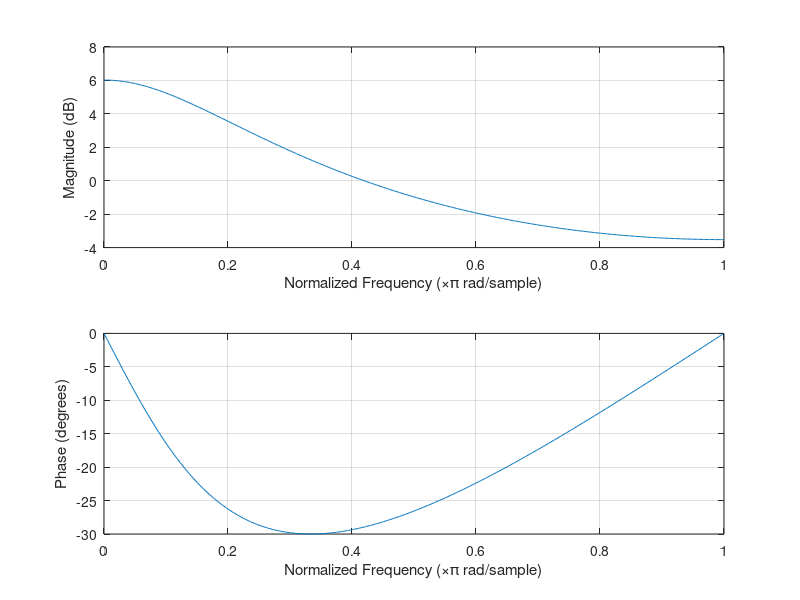

Here is the MATLAB script that generated this plot:
%instructions: 
%Run 'init.m'. This gives a signal of noise and two filtered versions of this
%signal.
%
%Then use functions 'acf_est' and 'psd_est' to estimate ACF and PSD
%of a signal.
%Use 'per_avg' to produce an averaged periodogram for a signal.


global n N t tl k K count theta theta0;

tl = 10; %i'm setting the length in time of noise-signal to tl seconds.

count = 0;
N = 2^16; %set to 2^16 for demo
t = (0:1:N-1);
k = (-N/2:1:N/2-1);
n = t;
% % k = t;
% h = exp(-t); %first order filter in the time-domainx
% fs = N / tl; % sampling frequency.. ??
% cutoff = 0.25;

freq = 0 : 2*pi / N : 2*pi - (2*pi) / N; %normalized frequency vector ( ?? rad/s)(???)
normfreq = freq / (2 * pi);
R0 = 1;     %amplitude of noise PSD
theta0 = 0.25; %normalized cut-off frequency

theta = normfreq;

K = [-flip(n) n+1];

x = wgn(1, N, 0);
% x2 = randn(1, N); 
% rx_hat = acf_est(x);
% figure(1), plot(x);
% figure(2), plot(x2);

%%
% [b, a] = butter(1, theta0); %first-order LP-filter
%a1, b1 numerator, denominator for 1st order filter.. doesn't seem so
% %good-...
a1 = [1 -0.5];
b1 = 1; %this here coefficient may need tweaking (181127) I THINK FILTER IS CORRECT NOW?? (181128)
% G = sum(a1)+sum(b1)
% a1 = a1/G;
% b1 = b1/G;
% figure
freqz(b1,a1)

y=filter(b1, a1, x);
% y33 = filter(lpFilt, x);
% y2 = filter(b1, a1, x);
% y2 = simplp(x);
% figure(1)
% subplot(121), plot(y), axis tight, title('butter-filtered');
% subplot(122), plot(y2), axis tight, title('homemade-filtered');
%%

[d, c] = butter(10, theta0); %7:th-order LP-filter, approximating ideal filter

yb = filter(d, c, x);
% %%
% [f, e] = cheby1(7, 0.5, 0.5);
% yc = filter(f, e, x);
% ry_hat = acf_est(y);
% ryb_hat = acf_est(yb);
% ryc_hat = acf_est(yc);
% a2 = 1;
% b2 = [1 1 1 1 1 1 1] / 7;
% y3 = filter(b2, a2, x);
% %%
% figure(2)
% % subplot(121), plot(y), axis tight, title('low order-filtered');
% % subplot(122),x 
% plot(abs(fft(yb))), axis tight, title('high order butter-filtered');
